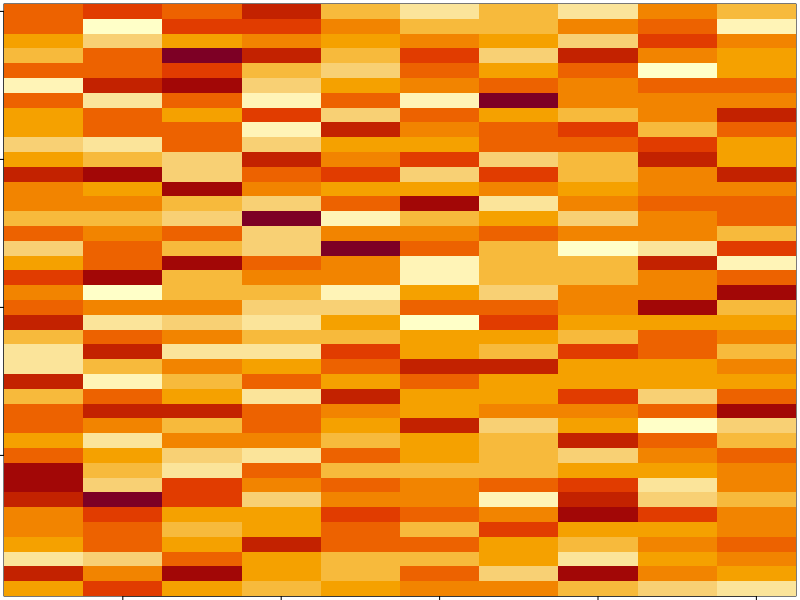

This figure's R source:
set.seed(12345)
help(par)
par(mar = rep(0.2,4))
data_Matrix <-matrix(rnorm(400), nrow = 40)
image(1:10, 1:40, t(data_Matrix)[,nrow(data_Matrix):1])
